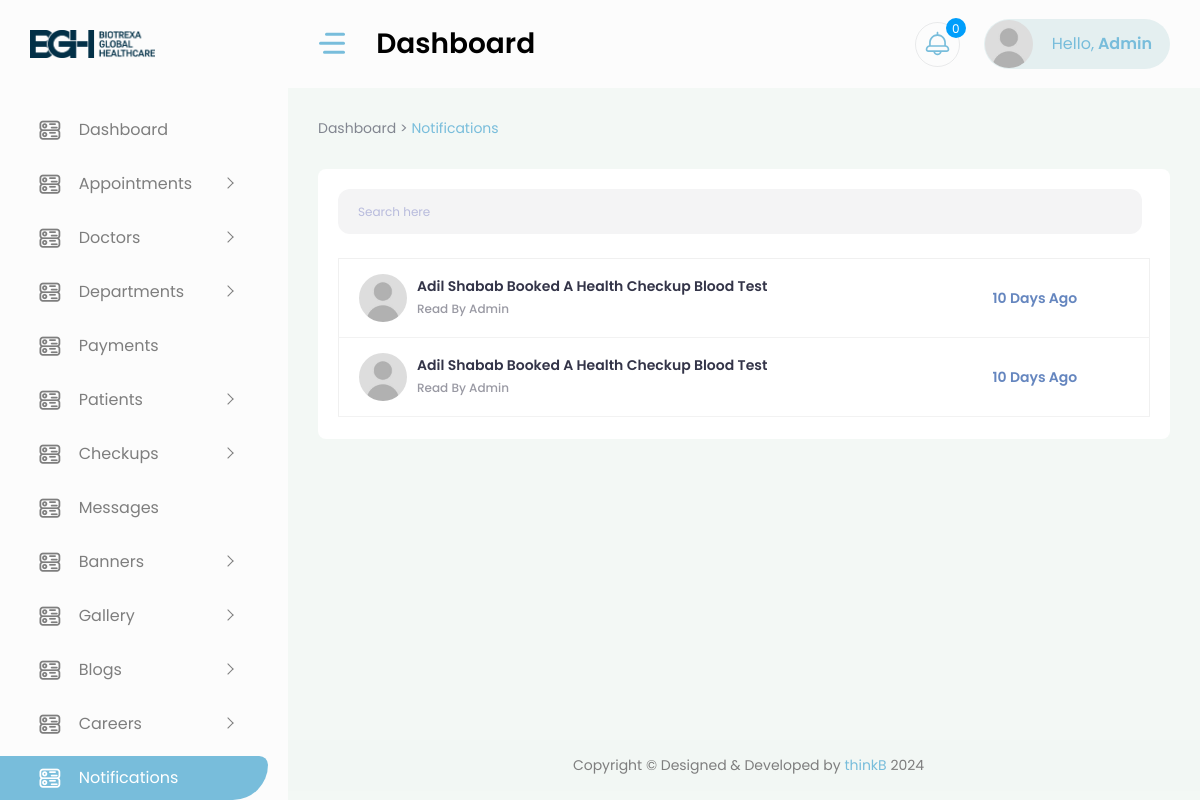
/account/notifications/ (signed in), run on the app's committed database.
### core/models.py (models this page shows, shortened)
class Notification(models.Model):
    message = models.TextField()
    created_at = models.DateTimeField(default=timezone.now)
    read_status = models.BooleanField(default=False)
    redirection_url = models.CharField(max_length=200, blank=True, null=True)
    type = models.CharField(max_length=200, default='appointment')
    object_id = models.PositiveIntegerField(default=1)
    is_alarmed = models.BooleanField(default=False)  # New field
    first_read_by = models.ForeignKey(User, related_name='first_read_notifications', null=True, blank=True, on_delete=models.SET_NULL)  # New field

### core/views.py (the view)
# urls.py: path('account/notifications/', views.notifications, name='notifications'),
@login_required(login_url='login')
def notifications(request):
    try:
        profile = Summary.objects.get(user=request.user)
    except ObjectDoesNotExist:
        msg.error(request,'Profile does not exist. You cannot access here.')
        return redirect('login')
    if profile:
        if profile.role == 'hr':
            return redirect('hr_dashboard')
        elif profile.role not in ['admin']:
            return redirect('homepage')
    else:
        return redirect('homepage')
    notifications = Notification.objects.all().order_by('-created_at')
    context = {'notifications': notifications,}
    return render(request, 'backend/notifications.html', context)

### templates/backend/notifications.html (shortened to what this page needs)
{% extends 'backend/base.html' %}
{% load static %}
{% block head %}
    <link rel="stylesheet" href="{% static 'css/message.css' %}">
{% endblock head %}
{% block content %}
<div class="container-fluid">
<div class="content">
    <div class="page-titles">
        <ol class="breadcrumb">
            <li class="breadcrumb-item"><a href="{% url 'dashboard' %}">Dashboard > </a>  </li>
            <li class="breadcrumb-item active ms-1"><a href="{% url 'notifications' %}"> Notifications</a></li>
        </ol>
    </div>
    <div class="row">
        <div class="col-xl-12">
            <div class="card chat-box mb-2">
                <div class="w-100 chat-search-group">
                    <div class="w-100 chat-user-group mb-0 d-flex align-items-center">
                        <div class="w-100 top-liv-search top-chat-search top-action-search">
                            <form class="w-100">
                                <div class="w-100 chat-search mb-0">
                                    <div class="w-100 input-block me-2 mb-0">
                                        <input id="searchInput" type="text" class="w-100 form-control" placeholder="Search here" />
                                    </div>
                                </div>
                            </form>
                        </div>
                    </div>
                </div>
                <div class="email-content my-4">
                    <div class="table-responsive">
                        <table class="table table-inbox table-hover">
                            <tbody id="inboxTableBody">
                                {% for notification in notifications %}
                                <tr class="unread clickable-row" data-href="#">
                                    <td class="name">
                                        <a href="{{notification.redirection_url}}">
                                            <div class="email-img-blk">
                                                <div class="email-img">
                                                    <img src="{% static 'images/user.jpg' %}" alt="img" />
                                                </div>
                                                <div class="send-user">
                                                    <h4>{{notification.message}}</h4>
                                                    {% if notification.first_read_by %}
                                                    <p class="message-content">Read by {{ notification.first_read_by }}</p>
                                                    {% endif %}
                                                </div>
                                            </div>
                                        </a>
                                    </td>
                                    <td class="mail-date" data-created-at="{{ notification.created_at|date:'c' }}"></td>
                                </tr>
                                {% endfor %}
                            </tbody>
                        </table>
                    </div>
                </div>
            </div>
        </div>
    </div>
</div>
</div>
{% endblock content %}

### templates/backend/base.html (shortened to what this page needs)
{% load static %}
<!DOCTYPE html>
<html lang="en">
<head>
    <link href="{% static 'vendor/owl-carousel/owl.carousel.css' %}" rel="stylesheet">
    <link href="{% static 'vendor/bootstrap-select/dist/css/bootstrap-select.min.css' %}" rel="stylesheet">
    <link rel="stylesheet" href="{% static 'css/style.css' %}" >
    <link href="https://cdn.quilljs.com/1.3.6/quill.snow.css" rel="stylesheet">
    {% block head %}
    {% endblock head %}
</head>
<body>
    <div id="main-wrapper">
        <div class="nav-header">
            <a href="{% url 'dashboard' %}" class="brand-logo">
                <img style="width: 55%;" src="{% static 'images/logo.png' %}" alt="" class="img-fluid">
            </a>
            <div class="nav-control">
                <div class="hamburger">
                    <span class="line"></span><span class="line"></span><span class="line"></span>
                </div>
            </div>
        </div>
        <div class="header">
            <div class="header-content">
                <nav class="navbar navbar-expand">
                    <div class="collapse navbar-collapse justify-content-between">
                        <div class="header-left">
                            <div class="dashboard_bar">
                                Dashboard
                            </div>
                        </div>
                        <ul class="navbar-nav header-right">
                            <li class="nav-item dropdown notification_dropdown">
                                <a class="nav-link ai-icon" href="javascript:;" role="button" data-bs-toggle="dropdown">
                                    <span class="badge light text-white bg-primary" id="notification__count">0</span>
                                </a>
                            </li>
                            <li class="nav-item dropdown header-profile">
                                <a class="nav-link" href="javascript:;" role="button" data-bs-toggle="dropdown">
                                    <img src="{% static 'images/user.jpg' %}" width="20" alt="">
                                    <div class="header-info">
                                        <span style="text-transform: capitalize;">Hello,<strong> {{request.user.username}}</strong></span>
                                    </div>
                                </a>
                            </li>
                        </ul>
                    </div>
                </nav>
            </div>
        </div>
        <div class="deznav">
            <div class="deznav-scroll">
                <ul class="metismenu" id="menu">
                    <li>
                        <a href="{% url 'dashboard' %}" class="ai-icon" aria-expanded="false">
                            <i class="flaticon-381-networking"></i>
                            <span class="nav-text">Dashboard</span>
                        </a>
                    </li>
                    <li>
						<a class="has-arrow ai-icon" href="javascript:void()" aria-expanded="false">
							<i class="flaticon-381-networking"></i>
							<span class="nav-text">Appointments</span>
						</a>
                    </li>
                    <li>
						<a class="has-arrow ai-icon" href="javascript:void()" aria-expanded="false">
							<i class="flaticon-381-networking"></i>
							<span class="nav-text">Doctors</span>
						</a>
                    </li>
                    <li>
						<a class="has-arrow ai-icon" href="javascript:void()" aria-expanded="false">
							<i class="flaticon-381-networking"></i>
							<span class="nav-text">Departments</span>
						</a>
                    </li>
                    <li>
                        <a href="{% url 'payments' %}" class="ai-icon" aria-expanded="false">
                            <i class="flaticon-381-networking"></i>
                            <span class="nav-text">Payments</span>
                        </a>
                    </li>
                    <li>
						<a class="has-arrow ai-icon" href="javascript:void()" aria-expanded="false">
							<i class="flaticon-381-networking"></i>
							<span class="nav-text">Patients</span>
						</a>
                    </li>
                    <li>
						<a class="has-arrow ai-icon" href="javascript:void()" aria-expanded="false">
							<i class="flaticon-381-networking"></i>
							<span class="nav-text">Checkups</span>
						</a>
                    </li>
                    <li>
                        <a href="{% url 'messages' %}" class="ai-icon" aria-expanded="false">
                            <i class="flaticon-381-networking"></i>
                            <span class="nav-text">Messages</span>
                        </a>
                    </li>
                    <li>
						<a class="has-arrow ai-icon" href="javascript:void()" aria-expanded="false">
							<i class="flaticon-381-networking"></i>
							<span class="nav-text">Banners</span>
						</a>
                    </li>
                    <li>
						<a class="has-arrow ai-icon" href="javascript:void()" aria-expanded="false">
							<i class="flaticon-381-networking"></i>
							<span class="nav-text">Gallery</span>
						</a>
                    </li>
                    <li>
						<a class="has-arrow ai-icon" href="javascript:void()" aria-expanded="false">
							<i class="flaticon-381-networking"></i>
							<span class="nav-text">Blogs</span>
						</a>
                    </li>
                    <li>
						<a class="has-arrow ai-icon" href="javascript:void()" aria-expanded="false">
							<i class="flaticon-381-networking"></i>
							<span class="nav-text">Careers</span>
						</a>
                    </li>
                    <li>
                        <a href="{% url 'notifications' %}" class="ai-icon" aria-expanded="false">
                            <i class="flaticon-381-networking"></i>
                            <span class="nav-text">Notifications</span>
                        </a>
                    </li>
                </ul>
            </div>
        </div>
        <div class="content-body">
            {% block content %}
            {% endblock content %}
        </div>
        <div class="footer">
            <div class="copyright">
                <p>Copyright © Designed &amp; Developed by <a href="https://thinkb.agency" target="_blank">thinkB</a> 2024</p>
            </div>
        </div>
    </div>
</body>
</html>

### data on the page
Notification: message "Adil Shabab Booked A Health Checkup Blood Test", first_read_by "Admin"
Notification: message "Adil Shabab Booked A Health Checkup Blood Test", first_read_by "Admin"

### other printed values
{{ request.user.username }} "Admin"
